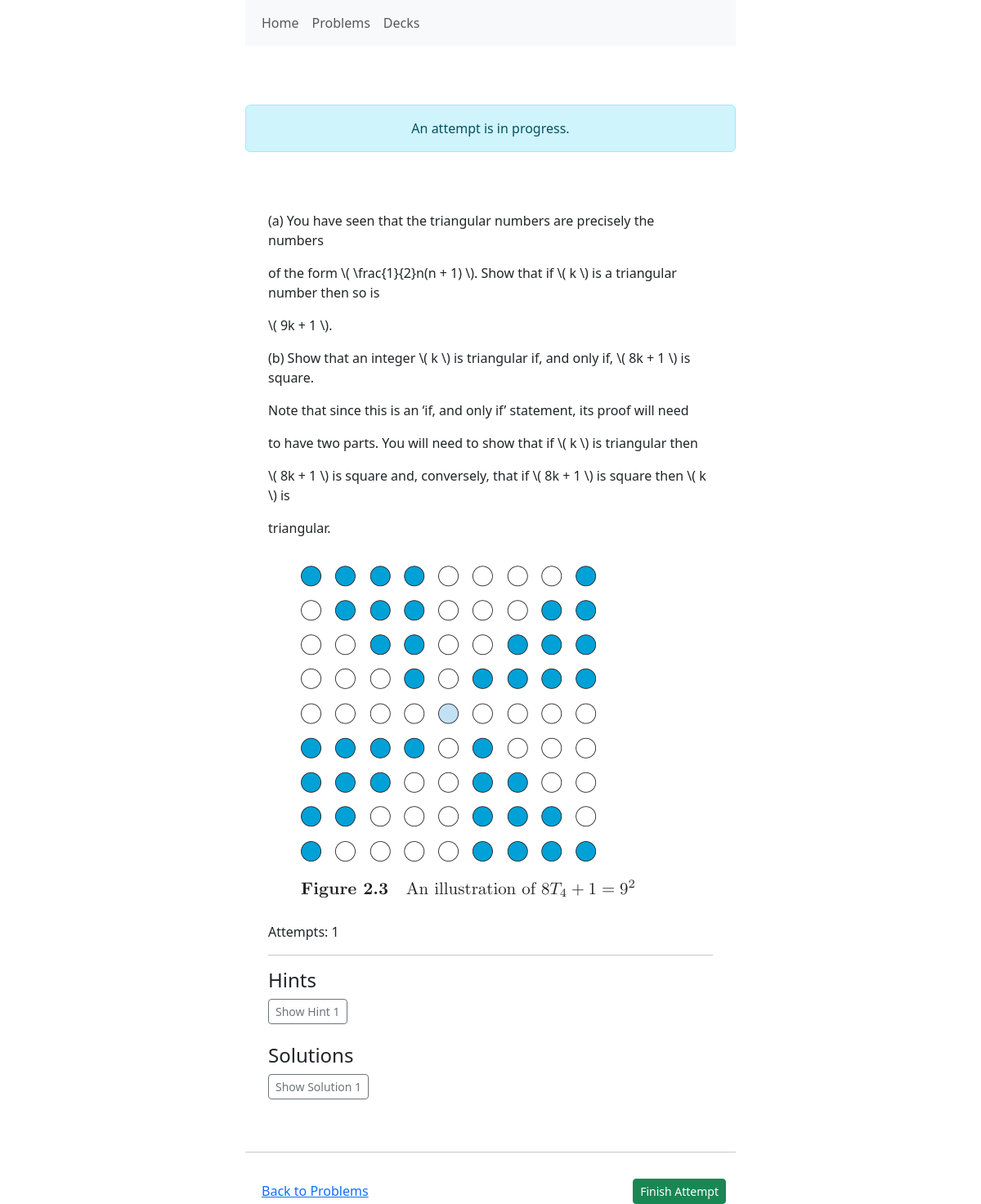
The page /problems/7/ on the database its author committed.
### problems/models.py (models this page shows, shortened)
class Problem(models.Model):
    body = models.TextField()
    pub_date = models.DateTimeField("date published", default=timezone.now)
    tags = TaggableManager(through=TaggedProblem)
    book_source = models.ForeignKey(
        'BookSource',
        on_delete=models.SET_NULL,
        null=True, blank=True
    )
    page_number = models.PositiveIntegerField(null=True, blank=True)
    problem_number = models.CharField(max_length=50, null=True, blank=True)
    class Meta:
        verbose_name = "problem"
        verbose_name_plural = "problems"
        ordering = ['-pub_date']

class Hint(models.Model):
    body = models.TextField()
    problem = models.ForeignKey(Problem, on_delete=models.CASCADE, related_name='hints')

class Solution(models.Model):
    body = models.TextField()
    problem = models.ForeignKey(Problem, on_delete=models.CASCADE, related_name='solutions')

### problems/views.py (the view, shortened to what this page needs)
# urls.py: path("problems/<int:pk>/", views.problem_detail, name="problem-detail"),
def problem_detail(request, pk):
    problem = get_object_or_404(Problem, pk=pk)
    active_attempt = Attempt.objects.filter(problem=problem, end_time__isnull=True).first()
    context = {
        'problem': problem,
        'active_attempt': active_attempt,
    }
    return render(request, 'problems/problem_detail.html', context)

### problems/templatetags/problem_tags.py (called while the page is built)
@register.filter(name='render_problem_links')
def render_problem_links(text):
    def replace_link(match):
        problem_id = match.group(1)
        try:
            problem = Problem.objects.get(pk=problem_id)
            url = reverse('problems:problem-detail', args=[problem.id])
            link_text = (problem.body[:30] + '...') if len(problem.body) > 30 else problem.body
            return format_html('<a href="{}">{}</a>', url, link_text)
        except Problem.DoesNotExist:
            return f"[[Invalid Problem ID: {problem_id}]]"
    pattern = re.compile(r'\[\[problem:(\d+)\]\]')
    return pattern.sub(replace_link, text)

### problems/templates/problems/problem_detail.html (shortened to what this page needs)
{% extends "base.html" %}
{% block content %}
    {% if active_attempt %}
        <div class="alert alert-info text-center mt-4" role="alert">
            An attempt is in progress.
        </div>
    {% endif %}
    <div class="card my-4 border-0">
        <div class="card-body">
            {% if active_attempt %}
                {% include 'problems/includes/problem_full.html' with object=problem %}
            {% else %}
                {% include 'problems/includes/problem_display.html' with object=problem %}
            {% endif %}
        </div>
    </div>
    <hr>
    <div class="d-flex justify-content-between align-items-center mt-3">
                    <a href="{% url 'problems:problem-list' %}">
                        Back to Problems
                    </a>
                    <div class="d-flex gap-2 align-items-center">
                        {% if not active_attempt %}
                            <form method="post" class="mb-0">
                                {% csrf_token %}
                                <button class="btn btn-sm btn-primary" type="submit" name="start_attempt">
                                    Start Attempt
                                </button>
                            </form>
                        {% elif active_attempt %}
                            <form method="post" class="mb-0">
                                <button class="btn btn-sm btn-success" type="submit" name="finish_attempt">
                                    Finish Attempt
                                </button>
                            </form>
                        {% endif %}
                    </div>
                </div>
{% endblock %}

### problems/templates/problems/includes/problem_full.html (shortened to what this page needs)
{% include 'problems/includes/problem_display.html' %}
<hr>
<h4>Hints</h4>
<div class="d-grid gap-2 mb-3">
    {% for hint in object.hints.all %}
        <div class="mb-2">
            <button class="btn btn-sm btn-outline-secondary" type="button" data-bs-toggle="collapse" data-bs-target="#hint-{{ forloop.counter }}" aria-expanded="false" aria-controls="hint-{{ forloop.counter }}">
                Show Hint {{ forloop.counter }}
            </button>
        </div>
    {% empty %}
        <p class="text-muted">No hints for this problem.</p>
    {% endfor %}
</div>
<h4>Solutions</h4>
<div class="d-grid gap-2 mb-3">
    {% for solution in object.solutions.all %}
        <div class="mb-2">
            <button class="btn btn-sm btn-outline-secondary" type="button" data-bs-toggle="collapse" data-bs-target="#solution-{{ forloop.counter }}" aria-expanded="false" aria-controls="solution-{{ forloop.counter }}">
                Show Solution {{ forloop.counter }}
            </button>
        </div>
    {% empty %}
        <p class="text-muted">No solutions for this problem.</p>
    {% endfor %}
</div>

### problems/templates/problems/includes/problem_display.html
{% load problem_tags %}
<p>{{ object.body|render_problem_links|safe }}</p>
<p>Attempts: {{ object.attempts.count }}</p>

### rows shown on the page
Problem: body|render_problem_links "(a) You have seen that the triangular numbers are precisely the numbers of the form \\( \\frac{1}{2}n(n + 1) \\). Show that if \\( k \\) is a triangular number then so is \\( 9k + 1 \\). (b) Show that an integer \\( k \\) is triangular if, and only if, \\( 8k + 1 \\) is square. Note that since this is an ‘if, and only if’ statement, its proof will need to have two parts. You will need to show that if \\( k \\) is triangular then \\( 8k + 1 \\) is square and, conversely, that if \\( 8k + 1 \\) is square then \\( k \\) is triangular.", body|render_problem_links (picture), attempts.count "1"
